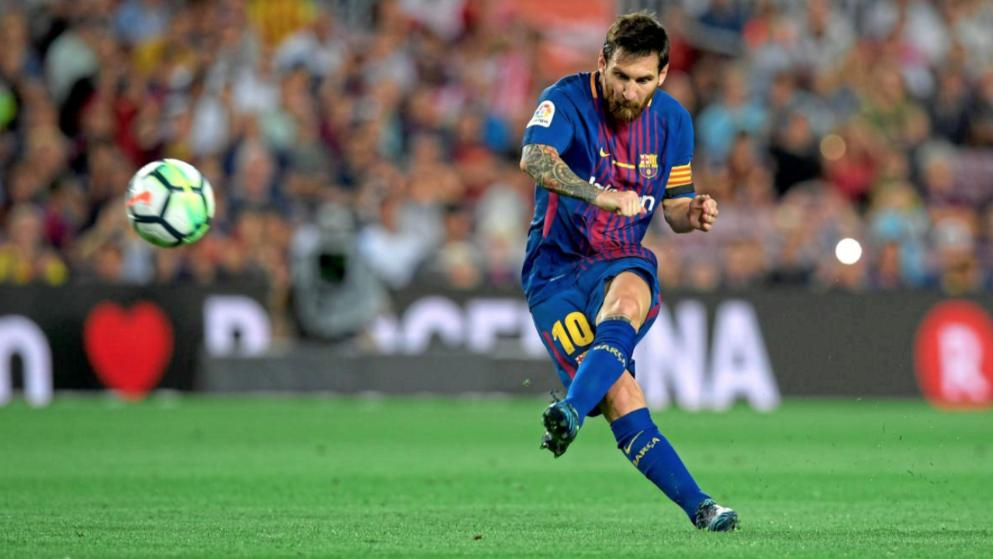
#> input picture Basic_Algorithms/messi.jpg, 993 x 559 px
$ python scale_invariant_feature_transform.py   (older library calls are emulated)
#> lines starting #> are read from the running program, lines starting #| are printed output that depends on the picture
#!/usr/bin/env python3
# -*- coding: utf-8 -*-
"""
Author: Raoul Malm
Description: SIFT - scale invariant feature transform
"""

import cv2
import numpy as np

img = cv2.imread('messi.jpg')
#> img is the input picture: shape (559, 993, 3); mean B, G, R 93.4, 114.6, 105.5
gray= cv2.cvtColor(img,cv2.COLOR_BGR2GRAY)
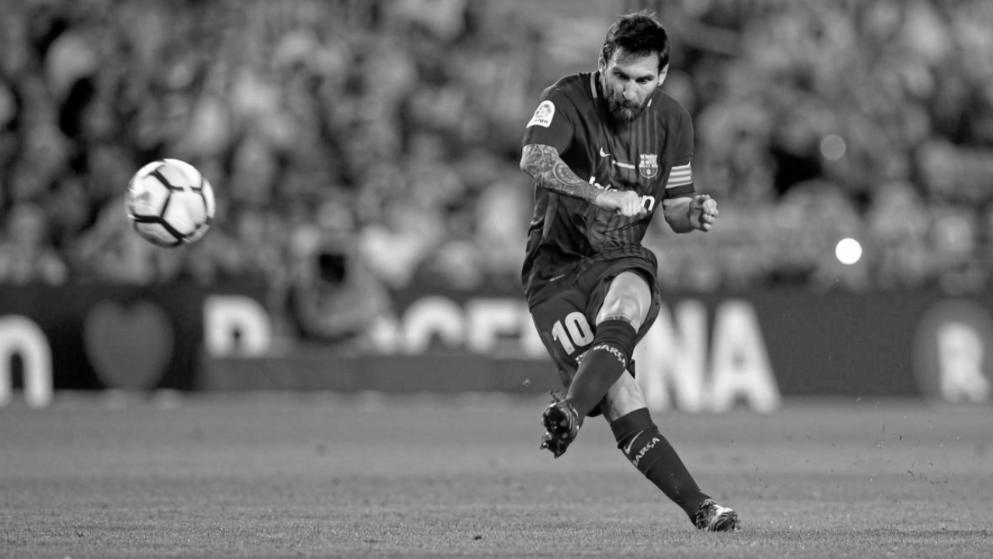
#> gray: shape (559, 993); min 0, max 255, mean 109.4

sift = cv2.SIFT()
kp = sift.detect(gray,None)
#> kp = 1163 keypoints; strongest (x, y, size): (592, 179, 3.5), (849, 251, 17.6), (544, 114, 14.8), (650, 208, 2.7)

img=cv2.drawKeypoints(gray,kp)
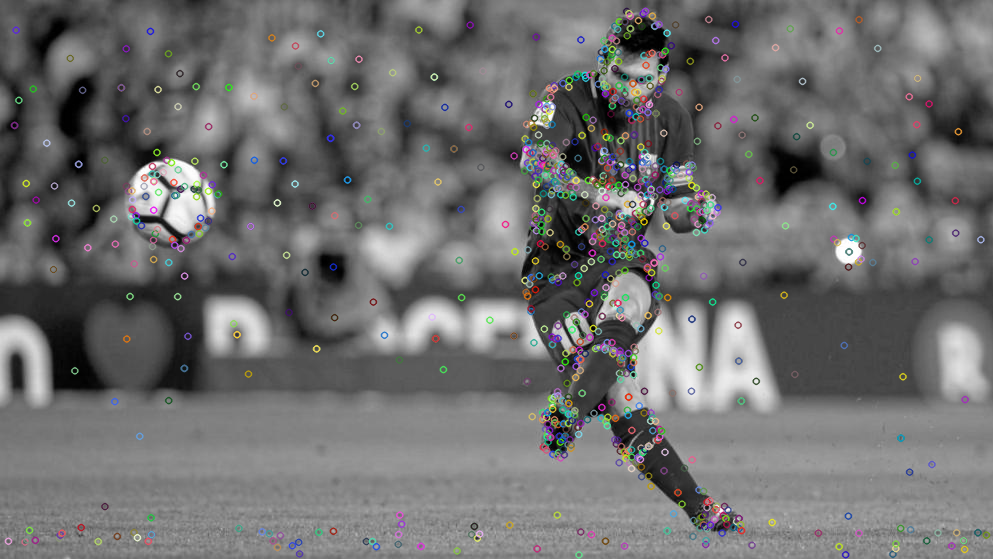
#> img: shape (559, 993, 3); mean of channels 0, 1, 2 110.3, 110.4, 110.4; drawn as B, G, R

#cv2.imwrite('sift_keypoints.jpg',img)

img = cv2.drawKeypoints(gray,kp,flags=cv2.DRAW_MATCHES_FLAGS_DRAW_RICH_KEYPOINTS)
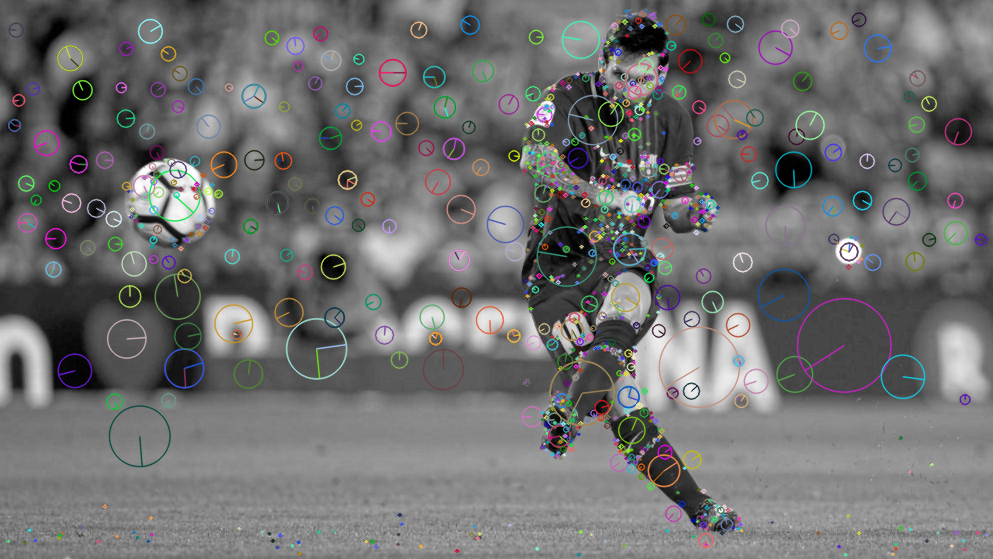
#> img: shape (559, 993, 3); mean of channels 0, 1, 2 110.8, 110.8, 110.7; drawn as B, G, R

cv2.imshow('sift',img)

#cv2.imwrite('sift_keypoints.jpg',img)

$ run again, with Basic_Algorithms/apple.jpg copied over Basic_Algorithms/messi.jpg
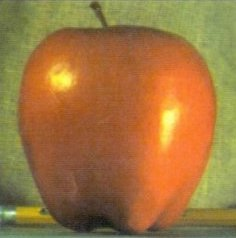
#> input picture Basic_Algorithms/apple.jpg, 236 x 238 px
#> img is the input picture: shape (238, 236, 3); mean B, G, R 63.9, 117.9, 159.7
#> `gray= cv2.cvtColor(img,cv2.COLOR_BGR2GRAY)`:
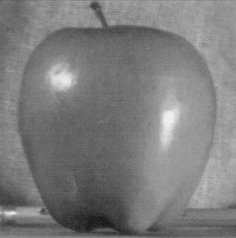
#> gray: shape (238, 236); min 19, max 241, mean 124.2
#> kp = 38 keypoints; strongest (x, y, size): (62, 79, 17.9), (10, 213, 5.9), (94, 6, 5.5), (32, 213, 9.9)
#> `img = cv2.drawKeypoints(gray,kp,flags=cv2.DRAW_MATCHES_FLAGS_DRAW_RICH..`:
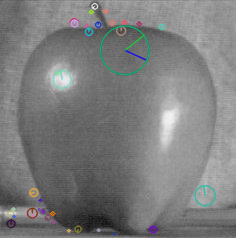
#> img: shape (238, 236, 3); mean of channels 0, 1, 2 124.4, 124.4, 123.8; drawn as B, G, R

$ run again, with Basic_Algorithms/chessboard2.jpg copied over Basic_Algorithms/messi.jpg
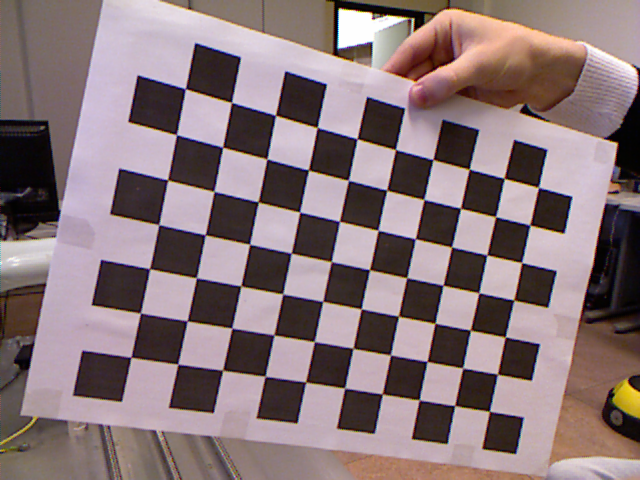
#> input picture Basic_Algorithms/chessboard2.jpg, 640 x 480 px
#> img is the input picture: shape (480, 640, 3); mean B, G, R 120.6, 118, 136.5
#> `gray= cv2.cvtColor(img,cv2.COLOR_BGR2GRAY)`:
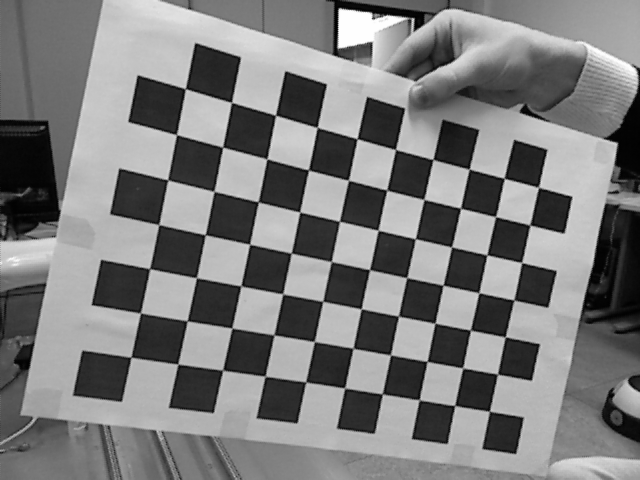
#> gray: shape (480, 640); min 1, max 254, mean 123.8
#> kp = 1666 keypoints; strongest (x, y, size): (355, 26, 21.7), (553, 211, 23.9), (214, 71, 30.9), (527, 162, 24.1)
#> `img = cv2.drawKeypoints(gray,kp,flags=cv2.DRAW_MATCHES_FLAGS_DRAW_RICH..`:
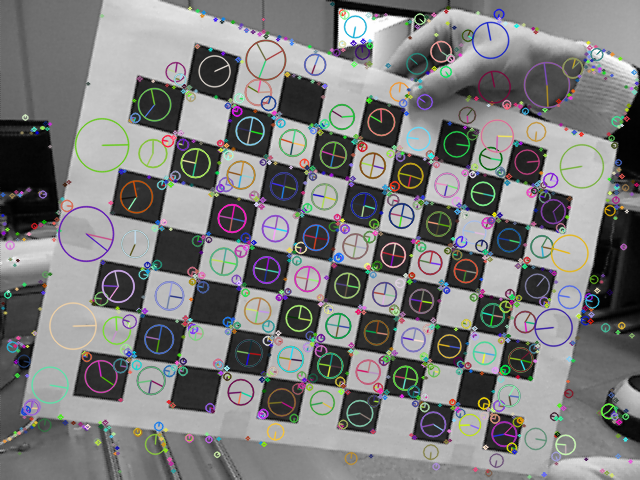
#> img: shape (480, 640, 3); mean of channels 0, 1, 2 125, 125.2, 125; drawn as B, G, R
